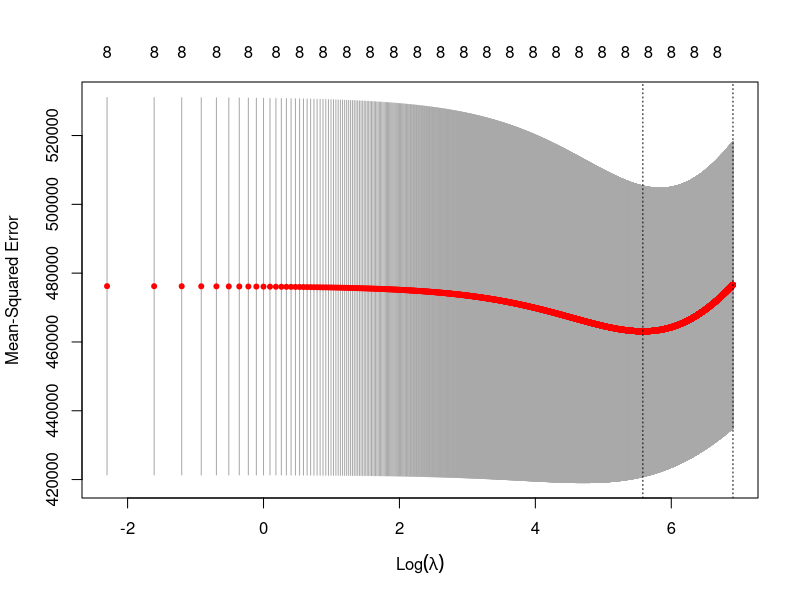
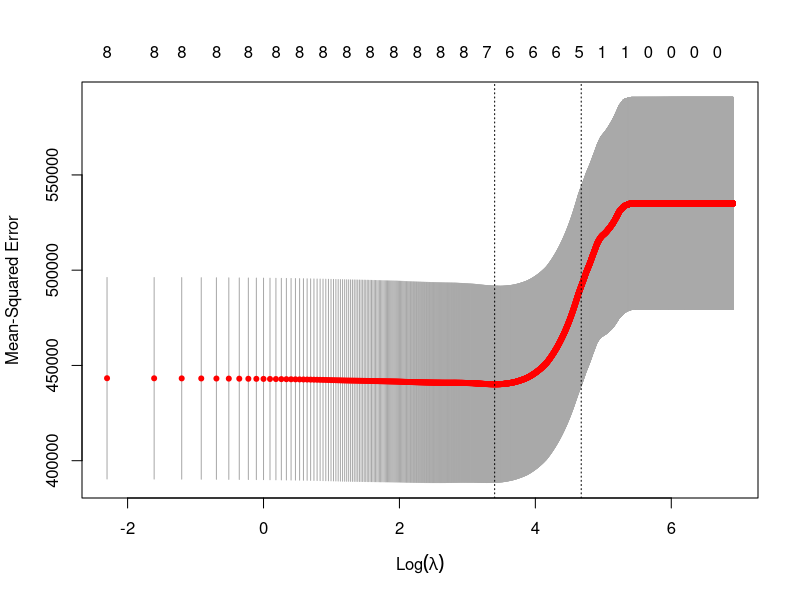

The R script that drew these images, in order:
## ---- chunk 1
knitr::opts_chunk$set(echo = TRUE)
## ---- chunk 2
library(MASS)
library(car)
library(glmnet)
## ---- chunk 3
Data <- birthwt
head(birthwt)
## ---- chunk 4
fit <- lm(bwt ~ age + lwt + race + smoke + ptl + ht + ui + ftv, data = Data)
summary(fit)
## ---- chunk 5
vif(fit)
## ---- chunk 6
set.seed(1111)
n <- dim(Data)[1]
ind <- sample(n, 0.1*n, replace = F)
data_test <- Data[ind,]
data_train <- Data[-ind,]
fit2 <- lm(bwt ~ age + lwt + race + smoke + ptl + ht + ui + ftv, data = data_train)
mse_train <- mean(fit2$residuals^2)
summary(fit2)
test_x <- cbind(1,as.matrix(data_test[,2:9]))
test_y <- as.matrix(data_test[,10])
beta_ols <- as.matrix(fit2$coefficients)
mse_test <- mean((test_y - test_x%*%beta_ols)^2)
mse_train
mse_test
## ---- chunk 7
data_train <- as.matrix(data_train)
ridge.cv <- cv.glmnet(data_train[,2:9], data_train[,10],
                      lambda = seq(0,1000,length.out = 10000),
                      alpha = 0)
plot(ridge.cv)
lambda <- ridge.cv$lambda.min
ridge_result <- glmnet(data_train[,2:9], data_train[,10],
                       lambda = lambda, alpha = 0, intercept = T)
mse_train_ridge <- mean((data_train[,10]-data_train[,2:9]%*%ridge_result$beta-ridge_result$a0)^2)
mse_test_ridge <- mean((test_y-test_x[,2:9]%*%ridge_result$beta-ridge_result$a0)^2)
mse_train_ridge
mse_test_ridge
## ---- chunk 8
lasso.cv <- cv.glmnet(data_train[,2:9], data_train[,10],
                      lambda = seq(0,1000, length.out = 10000),
                      alpha = 1)
plot(lasso.cv)
lambda_lasso <- lasso.cv$lambda.min
lasso_result <- glmnet(data_train[,2:9], data_train[,10],
                       lambda = lambda_lasso, alpha = 1, intercept = T)
mse_train_lasso <- mean((data_train[,10]-data_train[,2:9]%*%lasso_result$beta-lasso_result$a0)^2)
mse_test_lasso <- mean((test_y-test_x[,2:9]%*%lasso_result$beta-lasso_result$a0)^2)
mse_train_lasso
mse_test_lasso
## ---- chunk 9
aic_result <- stepAIC(fit)
## ---- chunk 10
mse_aic_train <- mean(aic_result$residuals^2)
test_x_aic <- cbind(1,Data[,"lwt"], Data[,"ht"], Data[,"race"], Data[,"smoke"], Data[,"ui"])
mse_aic_test <- mean((Data[,"bwt"]-test_x_aic%*%aic_result$coefficients)^2)
mse_aic_train
mse_aic_test
## ---- chunk 11
result <- matrix(c(3,2,2,2,
                   3,2,2,1,
                   1,3,3,3,
                   3,3,2,1,
                   1,1,2,3), nrow = 5, ncol = 4)
colnames(result) <- c("OLS", "Ridge", "Lasso", "Elastic Net")
rownames(result) <- c("Performance when p >> n",
                      "Performance under multicollinearity",
                      "Unbiased estimators",
                      "Model selection capability",
                      "Simplicity: Computation, Inference, Interpretation")
result
